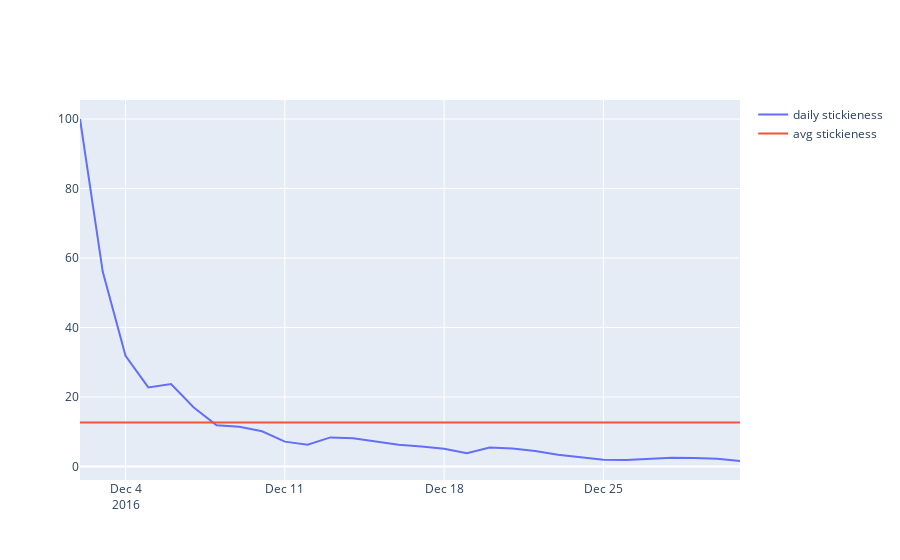

Notebook code for this chart:
### Code cell
import plotly.graph_objects as go
from plotly.subplots import make_subplots

fig = go.Figure()

fig.add_trace(go.Scatter(x=df['curr_date'], y=df['stickieness'], name='daily stickieness'))
fig.add_trace(go.Scatter(x=df['curr_date'], y=df['avg_stickieness'],  name='avg stickieness'))
fig.show()
